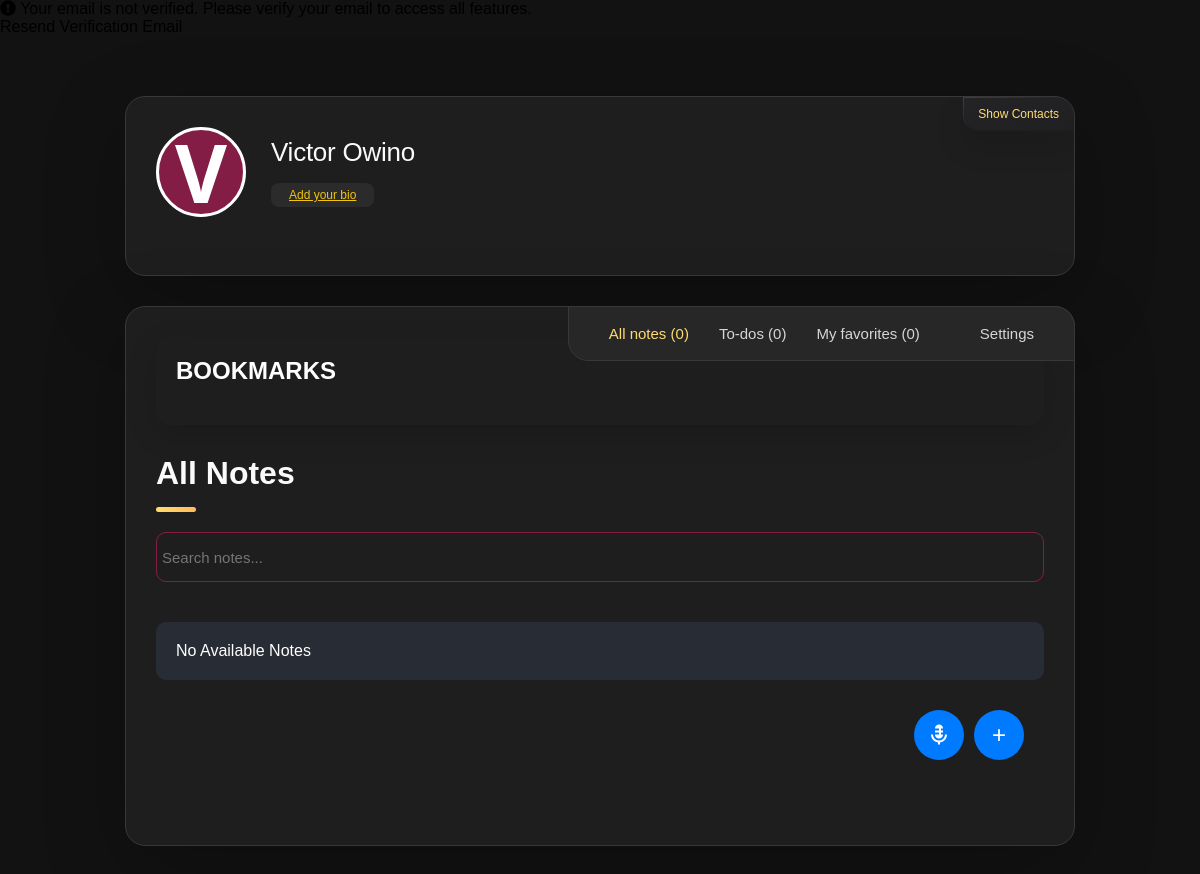
/user_home (signed in), run on an earlier commit of the app's database.
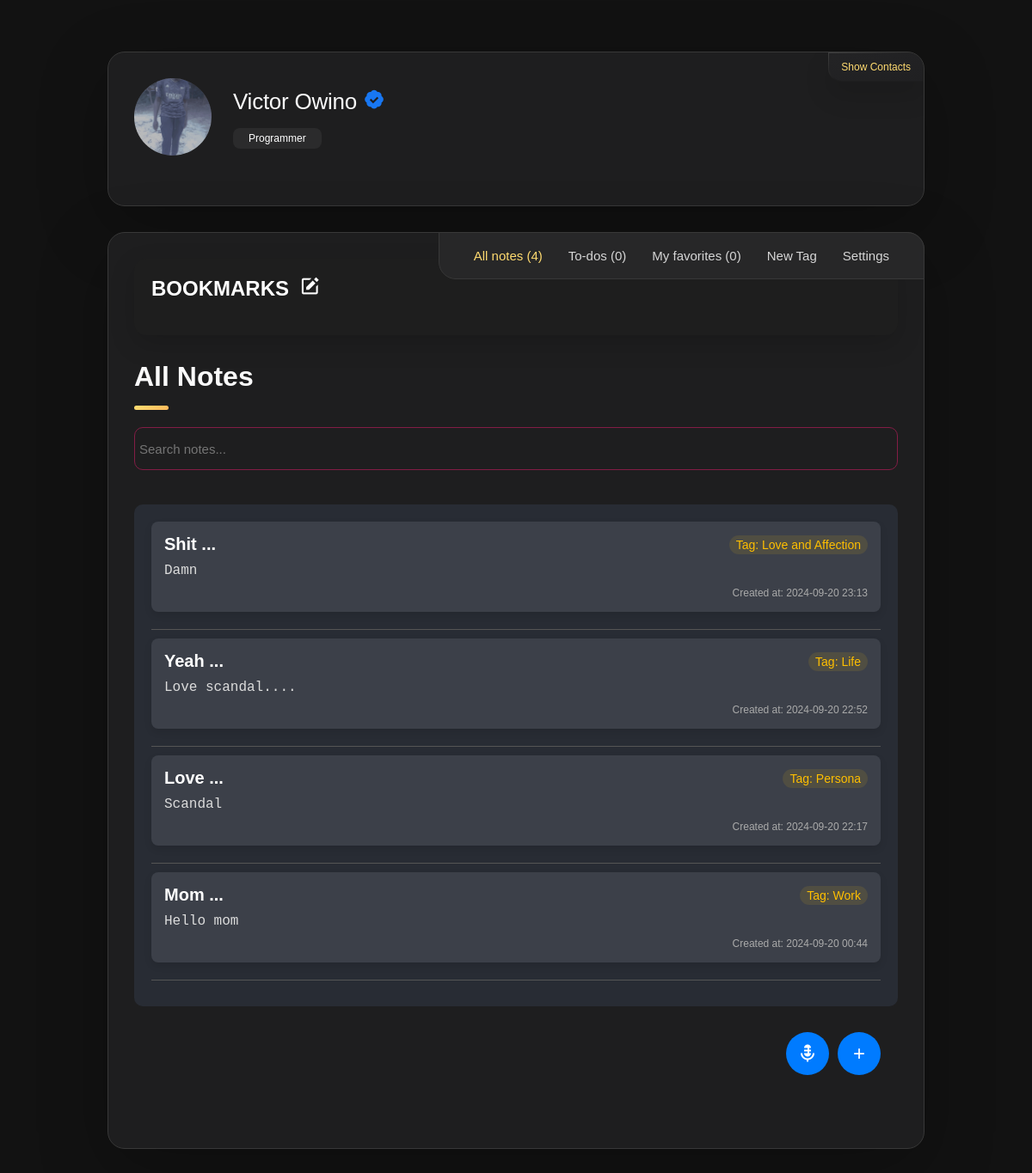
And on a later commit of the database.
### website/models.py (models this page shows, shortened)
class User(db.Model, UserMixin):
    id = db.Column(db.Integer, primary_key=True)
    email = db.Column(db.String(150), unique=True)
    password = db.Column(db.String(255))
    first_name = db.Column(db.String(225))
    second_name = db.Column(db.String(225))
    full_name = db.Column(db.String(255))
    profile_picture = db.Column(db.String(255), nullable=True)
    cover_picture = db.Column(db.String(255), nullable=True)
    user_name = db.Column(db.String(255))
    phone_number = db.Column(db.String(20))
    country_code = db.Column(db.String(10), default="+254")
    bio = db.Column(db.String(255))
    time_zone = db.Column(db.String(255))
    date_birth = db.Column(db.String(255))
    gender = db.Column(db.String(255))
    generated_color = db.Column(db.String(7))
    is_2fa_enabled = db.Column(db.Boolean, default=False)
    otp_secret = db.Column(db.String(32), nullable=True)
    temp_otp = db.Column(db.String(32), nullable=True)
    otp_method = db.Column(db.String(10), default='app')
    is_active = db.Column(db.Boolean, default=True)
    is_admin = db.Column(db.Boolean, default=False)
    email_verified = db.Column(db.Boolean, default=False)
    note_tags = db.relationship(
        "NoteTag", back_populates="user", cascade="all, delete-orphan"
    )
    notes = db.relationship("Note", back_populates="user", cascade="all, delete-orphan")
    password_reset_tokens = db.relationship(
        "PasswordResetToken", back_populates="user", cascade="all, delete-orphan"
    )
    notifications = db.relationship(
        "Notification", back_populates="user", cascade="all, delete-orphan"
    )
    todos = db.relationship("ToDo", back_populates="user", cascade="all, delete-orphan")
    email_preferences = db.relationship(
        "EmailPreferences",
        uselist=False,
        back_populates="user",
        cascade="all, delete-orphan",
    )
    push_preferences = db.relationship(
        "PushPreferences",
        uselist=False,
        back_populates="user",
        cascade="all, delete-orphan",
    )
    email_verification_tokens = db.relationship(
        "EmailVerificationToken", back_populates="user", cascade="all, delete-orphan"
    )

class Note(db.Model):
    id = db.Column(db.Integer, primary_key=True)
    title = db.Column(db.String(255), nullable=False)
    content = db.Column(db.Text, nullable=False)
    tag_id = db.Column(db.Integer, db.ForeignKey("note_tag.id"), nullable=False)
    user_id = db.Column(db.Integer, db.ForeignKey("user.id"), nullable=False)
    created_at = db.Column(db.DateTime, default=datetime.utcnow)
    updated_at = db.Column(db.DateTime, onupdate=datetime.utcnow)
    is_favorite = db.Column(db.Boolean, default=False)
    user = db.relationship("User", back_populates="notes")
    tag = db.relationship("NoteTag", back_populates="notes")

class NoteTag(db.Model):
    id = db.Column(db.Integer, primary_key=True)
    name = db.Column(db.String(100), nullable=False)
    color = db.Column(db.String(7), nullable=False, default="#000000")
    user_id = db.Column(db.Integer, db.ForeignKey("user.id"), nullable=False)
    created_at = db.Column(db.DateTime, default=datetime.utcnow)
    user = db.relationship("User", back_populates="note_tags")
    notes = db.relationship("Note", back_populates="tag", cascade="all, delete-orphan")

### website/views.py (the view)
@views.route("/user_home")
@login_required
def user_home():
    tags = NoteTag.query.filter_by(user_id=current_user.id).all()
    tags_with_counts = [
        {
            "id": tag.id,
            "name": tag.name,
            "color": tag.color,
            "note_count": Note.query.filter_by(
                tag_id=tag.id, user_id=current_user.id
            ).count(),
        }
        for tag in tags
    ]
    notes = Note.query.filter_by(user_id=current_user.id).order_by(
        Note.created_at.desc(),
        Note.updated_at.desc()
    ).all()
    return render_template("user_home.html", tags=tags_with_counts, notes=notes)

### website/templates/user_home.html (shortened to what the changed rows need)
<!DOCTYPE html>
<html lang="en">
  <head>
    <link
      rel="stylesheet"
      href="https://cdnjs.cloudflare.com/ajax/libs/font-awesome/5.15.4/css/all.min.css"
    />
    <link
      rel="stylesheet"
      href="{{ url_for('static', filename='css/user_home.css') }}"
    />
    <link
      href="https://unpkg.com/boxicons@2.1.4/css/boxicons.min.css"
      rel="stylesheet"
    />
  </head>
  <body>
    {% if not current_user.email_verified %}
    <div class="message-container">
        <div class="email-verification-alert" role="alert">
            <i class="fas fa-exclamation-circle"></i> Your email is not verified.
            <form
                action="{{ url_for('auth.resend_verification') }}"
                method="POST"
                class="resend-verification"
            >
                <button
                    type="submit"
                    class="btn btn-primary"
                    style="--background-: {{ current_user.generated_color }}"
                >
                </button>
            </form>
        </div>
    </div>
{% endif %}
    <main>
      <aside class="sidebar" data-sidebar>
        <div class="sidebar-info">
          <figure class="avatar-box">
            {% if current_user.profile_picture %}
            <img
              src="/static/profile_pics/{{ current_user.profile_picture }}"
              alt="Profile Picture"
              class="profile-image"
            />
            {% else %}
            <i
              class="fas fa-5x"
              style="--background-: {{ current_user.generated_color }}"
              >{{ current_user.first_name[0] }}</i
            >
            {% endif %}
          </figure>
          <div class="info-content">
            <h1 class="name" title="{{ current_user.full_name }}">
              {{ current_user.full_name }} {% if current_user.email_verified %}
              <i class="bx bxs-badge-check" style="color: #1877f2"></i>
              {% endif %}
            </h1>
            <p class="title" title="{{ current_user.bio }}">
              {% if current_user.bio %} {{ current_user.bio }} {% else %}
              <a
                href="{{ url_for('views.settings') }}"
                style="color: #f1c40f; text-decoration: underline"
              >
                Add your bio
              </a>
              {% endif %}
            </p>
          </div>
        </div>
      </aside>
      <div class="main-content">
        <nav class="navbar">
          <ul class="navbar-list">
            <li class="navbar-item">
              <a href="/user_home" class="navbar-link active">
                <p>
                  All notes
                  <span
                    style="--background-: {{ current_user.generated_color }}"
                  >
                    ({{ current_user.notes|length }})
                  </span>
                </p>
              </a>
            </li>
            <li class="navbar-item">
              {% if current_user.email_verified %}
              <a
                href="#"
                class="navbar-link new-tag"
                style="--background-: {{ current_user.generated_color }}"
                ><p>New Tag</p></a
              >
              {% endif %}
            </li>
          </ul>
        </nav>
        <article class="about active" id="about">
          <section class="testimonials">
            <div class="tags">
              <p class="section-title">
                {% if current_user.email_verified %}
                <a href="" class="edit-notes" title="edit tags"><i class="bx bxs-edit"></i></a>
                {% endif %}
              </p>
            </div>
          </section>
          <header>
            <h2 class="h2 article-title">All Notes</h2>
          </header>
          <section class="service">
            <div class="notes-list">
              <ul id="notesList" data-color="{{current_user.generated_color}}">
                {% if notes %} {% for note in notes %}
                <li
                  data-note-id="{{ note.id }}"
                  data-tag-color="{{ note.tag.color }}"
                  class="note-item"
                  style="--background-: {{ current_user.generated_color }}"
                >
                  <div class="note-header">
                    <h3>{{ note.title.split('\n')[0][:13] }} ...</h3>
                    <span class="note-tag"
                      >Tag: {{ note.tag.name.split('\n')[0][:20] }}</span
                    >
                  </div>
                  <pre class="note-content">
{{ note.content | striptags  | truncate(20, True, '...')}}</pre
                  >
                  <p class="note-time">
                    {% if note.updated_at %} Updated at: {{
                    note.updated_at.strftime('%Y-%m-%d %H:%M') }} {% else %}
                    Created at: {{ note.created_at.strftime('%Y-%m-%d %H:%M') }}
                    {% endif %}
                  </p>
                </li>
                <hr />
                {% endfor %} {% else %}
                <p class="no-notes">No Available Notes</p>
                {% endif %}
              </ul>
            </div>
          </section>
        </article>
      </div>
    </main>
  </body>
</html>

What changed in the data, as far as the page shows it:
changed User "Victor Owino": profile_picture: picture added; email_verified False → True (drawn); bio (not shown) → "Programmer"; first_name "V" → (not shown)
added Note: title "Shit", tag.name "Love and Affection", content "Damn", created_at "2024-09-20 23:13"
added Note: title "Yeah", tag.name "Life", content "Love scandal....", created_at "2024-09-20 22:52"
added Note: title "Love", tag.name "Persona", content "Scandal", created_at "2024-09-20 22:17"
added Note: title "Mom", tag.name "Work", content "Hello mom", created_at "2024-09-20 00:44"
Also different on the page:
{{ current_user.notes|length }}: "0" → "4"
text no longer shown: "Add your bio No Available Notes"
text now shown: "New Tag"
